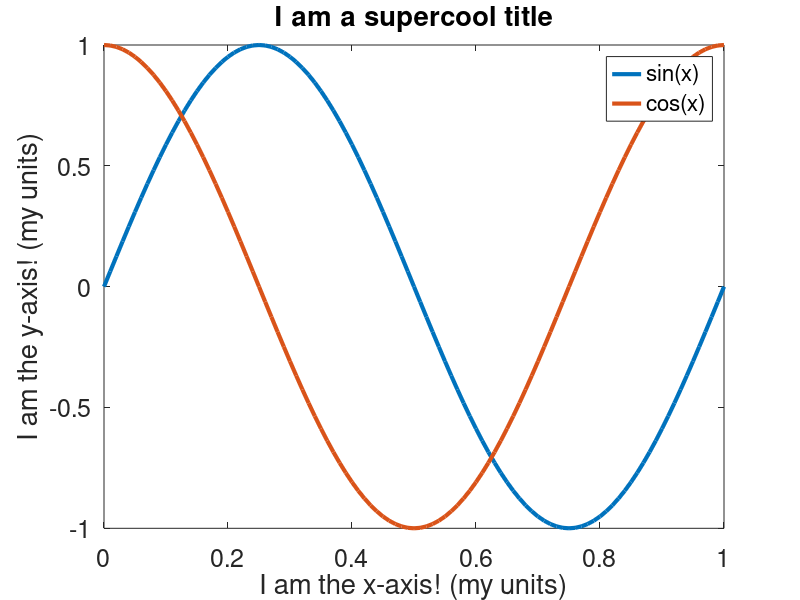

This chart was generated by the following MATLAB code: (Note: this script raises an error after producing the figure.)
pathdef
set(0,'DefaultAxesLineStyleOrder','-|-.|--|:','DefaultLineLineWidth',3)
set(0,'DefaultTextFontSize',18)
set(0,'DefaultAxesFontSize',18)

x=0:0.01:1;
y=sin(2*pi*x);
z=cos(2*pi*x);

fignum = 1
figure(fignum)
plot(x,y)
hold all
plot(x,z)
xlabel('I am the x-axis! (my units)')
ylabel('I am the y-axis! (my units)')
title('I am a supercool title')
legend('sin(x)','cos(x)')
screen_size = get(0, 'ScreenSize');
set(fignum, 'Position', [0 0 0.5*screen_size(3) 0.5*screen_size(4) ] );
export_fig('NoSoftMuFront','-pdf','-nocrop')